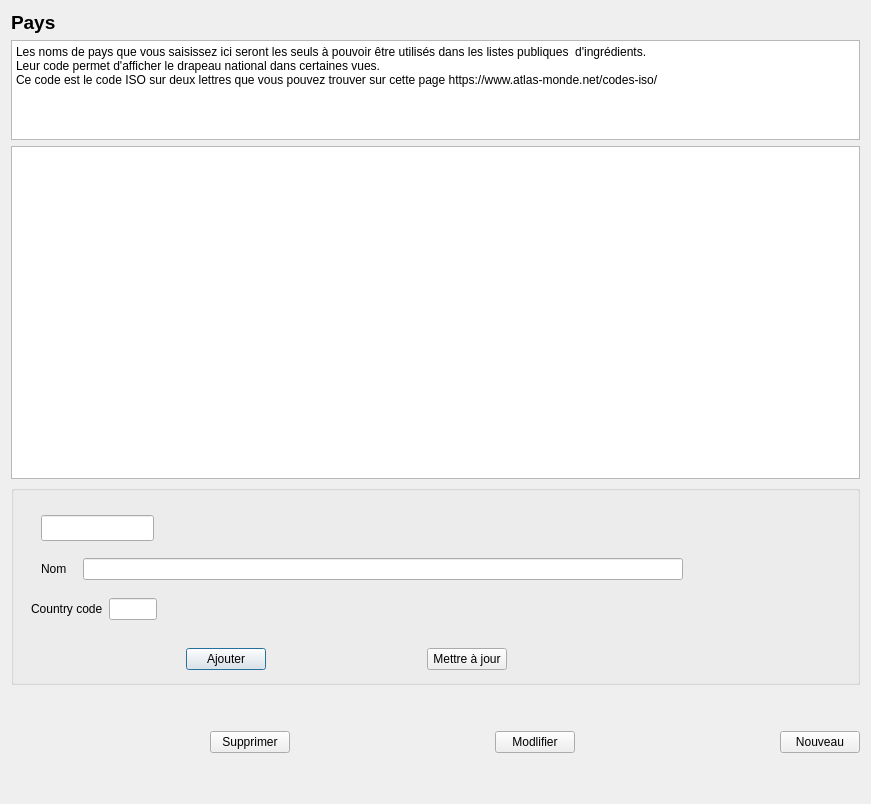
<?xml version="1.0" encoding="UTF-8"?>
<ui version="4.0">
 <class>CountryDialog</class>
 <widget class="QDialog" name="CountryDialog">
  <property name="geometry">
   <rect>
    <x>0</x>
    <y>0</y>
    <width>871</width>
    <height>804</height>
   </rect>
  </property>
  <property name="minimumSize">
   <size>
    <width>0</width>
    <height>200</height>
   </size>
  </property>
  <property name="windowTitle">
   <string>Bière : pays</string>
  </property>
  <layout class="QVBoxLayout" name="verticalLayout">
   <item>
    <widget class="QLabel" name="label">
     <property name="font">
      <font>
       <pointsize>14</pointsize>
       <bold>true</bold>
      </font>
     </property>
     <property name="text">
      <string>Pays</string>
     </property>
    </widget>
   </item>
   <item>
    <widget class="QPlainTextEdit" name="introTextEdit">
     <property name="maximumSize">
      <size>
       <width>16777215</width>
       <height>100</height>
      </size>
     </property>
     <property name="plainText">
      <string>Les noms de pays que vous saisissez ici seront les seuls à pouvoir être utilisés dans les listes publiques  d'ingrédients.
Leur code permet d'afficher le drapeau national dans certaines vues.
Ce code est le code ISO sur deux lettres que vous pouvez trouver sur cette page https://www.atlas-monde.net/codes-iso/</string>
     </property>
    </widget>
   </item>
   <item>
    <widget class="QListView" name="listView"/>
   </item>
   <item>
    <widget class="QGroupBox" name="groupBox">
     <property name="minimumSize">
      <size>
       <width>0</width>
       <height>200</height>
      </size>
     </property>
     <property name="maximumSize">
      <size>
       <width>16777215</width>
       <height>300</height>
      </size>
     </property>
     <property name="title">
      <string/>
     </property>
     <widget class="QWidget" name="layoutWidget">
      <property name="geometry">
       <rect>
        <x>20</x>
        <y>110</y>
        <width>191</width>
        <height>28</height>
       </rect>
      </property>
      <layout class="QHBoxLayout" name="horizontalLayout_2">
       <item>
        <widget class="QLabel" name="labelCode">
         <property name="maximumSize">
          <size>
           <width>150</width>
           <height>16777215</height>
          </size>
         </property>
         <property name="text">
          <string>Country code</string>
         </property>
        </widget>
       </item>
       <item>
        <widget class="QLineEdit" name="codeEdit">
         <property name="maximumSize">
          <size>
           <width>48</width>
           <height>16777215</height>
          </size>
         </property>
        </widget>
       </item>
       <item>
        <spacer name="horizontalSpacer_3">
         <property name="orientation">
          <enum>Qt::Horizontal</enum>
         </property>
         <property name="sizeHint" stdset="0">
          <size>
           <width>40</width>
           <height>20</height>
          </size>
         </property>
        </spacer>
       </item>
      </layout>
     </widget>
     <widget class="QWidget" name="layoutWidget">
      <property name="geometry">
       <rect>
        <x>20</x>
        <y>160</y>
        <width>631</width>
        <height>28</height>
       </rect>
      </property>
      <layout class="QHBoxLayout" name="horizontalLayout_3">
       <item>
        <spacer name="horizontalSpacer">
         <property name="orientation">
          <enum>Qt::Horizontal</enum>
         </property>
         <property name="sizeHint" stdset="0">
          <size>
           <width>40</width>
           <height>20</height>
          </size>
         </property>
        </spacer>
       </item>
       <item>
        <widget class="QPushButton" name="addButton">
         <property name="maximumSize">
          <size>
           <width>100</width>
           <height>16777215</height>
          </size>
         </property>
         <property name="text">
          <string>Ajouter</string>
         </property>
        </widget>
       </item>
       <item>
        <spacer name="horizontalSpacer_2">
         <property name="orientation">
          <enum>Qt::Horizontal</enum>
         </property>
         <property name="sizeHint" stdset="0">
          <size>
           <width>40</width>
           <height>20</height>
          </size>
         </property>
        </spacer>
       </item>
       <item>
        <widget class="QPushButton" name="updateButton">
         <property name="text">
          <string>Mettre à jour</string>
         </property>
        </widget>
       </item>
       <item>
        <spacer name="horizontalSpacer_7">
         <property name="orientation">
          <enum>Qt::Horizontal</enum>
         </property>
         <property name="sizeHint" stdset="0">
          <size>
           <width>40</width>
           <height>20</height>
          </size>
         </property>
        </spacer>
       </item>
      </layout>
     </widget>
     <widget class="QWidget" name="layoutWidget">
      <property name="geometry">
       <rect>
        <x>30</x>
        <y>70</y>
        <width>642</width>
        <height>28</height>
       </rect>
      </property>
      <layout class="QHBoxLayout" name="horizontalLayout">
       <item>
        <widget class="QLabel" name="labelName">
         <property name="text">
          <string>Nom</string>
         </property>
        </widget>
       </item>
       <item>
        <widget class="QLineEdit" name="nameEdit">
         <property name="minimumSize">
          <size>
           <width>600</width>
           <height>0</height>
          </size>
         </property>
         <property name="maximumSize">
          <size>
           <width>600</width>
           <height>16777215</height>
          </size>
         </property>
        </widget>
       </item>
      </layout>
     </widget>
     <widget class="QLineEdit" name="idEdit">
      <property name="geometry">
       <rect>
        <x>30</x>
        <y>30</y>
        <width>113</width>
        <height>26</height>
       </rect>
      </property>
      <property name="readOnly">
       <bool>true</bool>
      </property>
     </widget>
    </widget>
   </item>
   <item>
    <spacer name="verticalSpacer_3">
     <property name="orientation">
      <enum>Qt::Vertical</enum>
     </property>
     <property name="sizeType">
      <enum>QSizePolicy::Fixed</enum>
     </property>
     <property name="sizeHint" stdset="0">
      <size>
       <width>20</width>
       <height>20</height>
      </size>
     </property>
    </spacer>
   </item>
   <item>
    <widget class="QLabel" name="labelMessage">
     <property name="minimumSize">
      <size>
       <width>50</width>
       <height>0</height>
      </size>
     </property>
     <property name="text">
      <string/>
     </property>
    </widget>
   </item>
   <item>
    <layout class="QHBoxLayout" name="horizontalLayout_4">
     <item>
      <spacer name="horizontalSpacer_4">
       <property name="orientation">
        <enum>Qt::Horizontal</enum>
       </property>
       <property name="sizeHint" stdset="0">
        <size>
         <width>40</width>
         <height>20</height>
        </size>
       </property>
      </spacer>
     </item>
     <item>
      <widget class="QPushButton" name="deleteButton">
       <property name="text">
        <string>Supprimer</string>
       </property>
      </widget>
     </item>
     <item>
      <spacer name="horizontalSpacer_5">
       <property name="orientation">
        <enum>Qt::Horizontal</enum>
       </property>
       <property name="sizeHint" stdset="0">
        <size>
         <width>40</width>
         <height>20</height>
        </size>
       </property>
      </spacer>
     </item>
     <item>
      <widget class="QPushButton" name="editButton">
       <property name="text">
        <string>Modlifier</string>
       </property>
      </widget>
     </item>
     <item>
      <spacer name="horizontalSpacer_6">
       <property name="orientation">
        <enum>Qt::Horizontal</enum>
       </property>
       <property name="sizeHint" stdset="0">
        <size>
         <width>40</width>
         <height>20</height>
        </size>
       </property>
      </spacer>
     </item>
     <item>
      <widget class="QPushButton" name="newButton">
       <property name="text">
        <string>Nouveau</string>
       </property>
      </widget>
     </item>
    </layout>
   </item>
   <item>
    <spacer name="verticalSpacer_2">
     <property name="orientation">
      <enum>Qt::Vertical</enum>
     </property>
     <property name="sizeType">
      <enum>QSizePolicy::Maximum</enum>
     </property>
     <property name="sizeHint" stdset="0">
      <size>
       <width>20</width>
       <height>40</height>
      </size>
     </property>
    </spacer>
   </item>
  </layout>
  <zorder>listView</zorder>
  <zorder>groupBox</zorder>
  <zorder>labelMessage</zorder>
  <zorder>label</zorder>
  <zorder>verticalSpacer_2</zorder>
  <zorder>verticalSpacer_3</zorder>
  <zorder>introTextEdit</zorder>
 </widget>
 <resources/>
 <connections/>
</ui>
